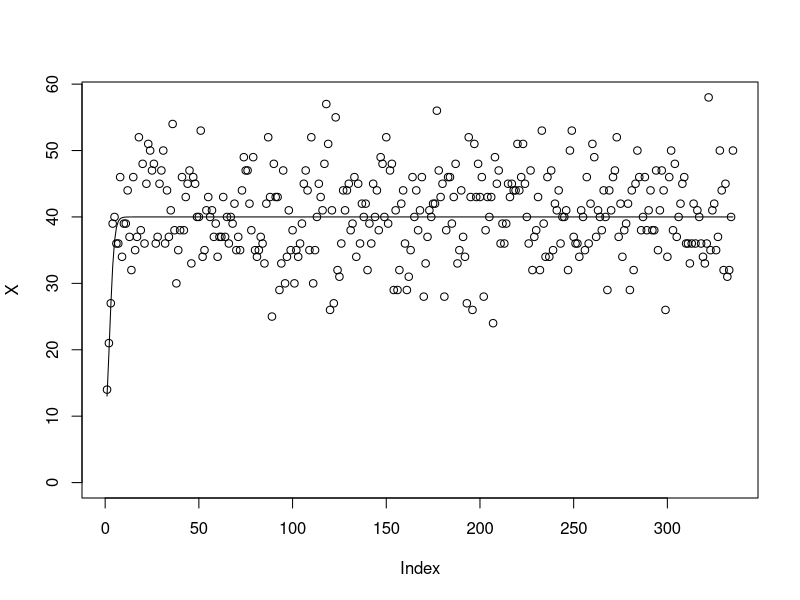

Source code (R): (Note: this script raises an error after producing the figure.)


    r      <- 0.6
    K      <- 40
    nmoons <- 335
    a      <- 1.2
    seed   <- 1312

    set.seed(seed)


    log_X0_mean      <- log(10)
    log_X0_precision <- 4.5
    X0               <- exp(rnorm(1, log_X0_mean, sqrt(1 / log_X0_precision)))
    Y0               <- rpois(1, X0)


    X      <- rep(NA, nmoons)
    Y      <- rep(NA, nmoons)

    X[1]   <- X0 * exp(r * (1 - (X0 / K)))
    Y[1]   <- rpois(1, X[1])

    for (i in 2:nmoons) {

      X[i] <- X[i-1] * exp(r * (1 - (X[i - 1] / K)))
#      X[i] <- X[i-1] * exp(r * (1 - ((X[i - 1] ^ a) / K)))

      Y[i] <- rpois(1, X[i])

    }


    plot(X, type = "l", ylim = c(0, max(c(X, Y))))

    points(Y)


    bonus_max_count <- max(Y) * 1.2
    log_bonus_max_count <- log(bonus_max_count)

  data <- list(Y                = Y, 
               Y0               = Y0,
               nmoons           = nmoons,
               log_bonus_max_count  = log_bonus_max_count,
               log_X0_mean      = log_X0_mean,
               log_X0_precision = log_X0_precision)


  jags_model <- "model {

    r  ~ dnorm(0, 10)
    a  ~ dnorm(1, 50)

    log_K   ~ dnorm(log_bonus_max_count, 1 / log_bonus_max_count)
    K       <- exp(log_K)

    log_X0  ~ dnorm(log_X0_mean, log_X0_precision)
    X0      <- exp(log_X0)
    Y0      ~ dpois(X0)
  
    X[1]   <- max(c(X0 * exp(r * (1 - (X0 / K))), 0.000001))
    Y[1]   ~  dpois(X[1])

    for (i in 2:nmoons) {

      X[i] <- max(c(X[i-1] * exp(r * (1 - (X[i - 1] / K))), 0.000001))

      Y[i] ~  dpois(X[i])

    }

   }"


  inits <- function (data = NULL) {

    rngs <- c("base::Wichmann-Hill", "base::Marsaglia-Multicarry", "base::Super-Duper", "base::Mersenne-Twister")


    function (chain = chain) {

      list(.RNG.name = sample(rngs, 1),
           .RNG.seed = sample(1:1e+06, 1),
           log_X0    = log(rnorm(1, data$log_X0_mean, sqrt(1 / data$log_X0_precision))),
           r         = rnorm(1, 0, 1),
           a         = runif(1, 0.5, 1.5),
           log_K     = log(rnorm(1, data$log_bonus_max_count, 0.1 * sqrt( data$log_bonus_max_count) )))

    }

  }

  monitor <- c("r", "a", "K", "X0")

  model_fit <- run.jags(model     = jags_model, 
                        monitor   = monitor, 
                        inits     = inits(data),
                        data      = data, 
                        n.chains  = 3,
                        adapt     = 1000,
                        burnin    = 1000,
                        sample    = 1000,
                        thin      = 1,
                        modules   = "glm", 
                        method    = "parallel")

  round(summary(model_fit), 4)
  plot(model_fit)
